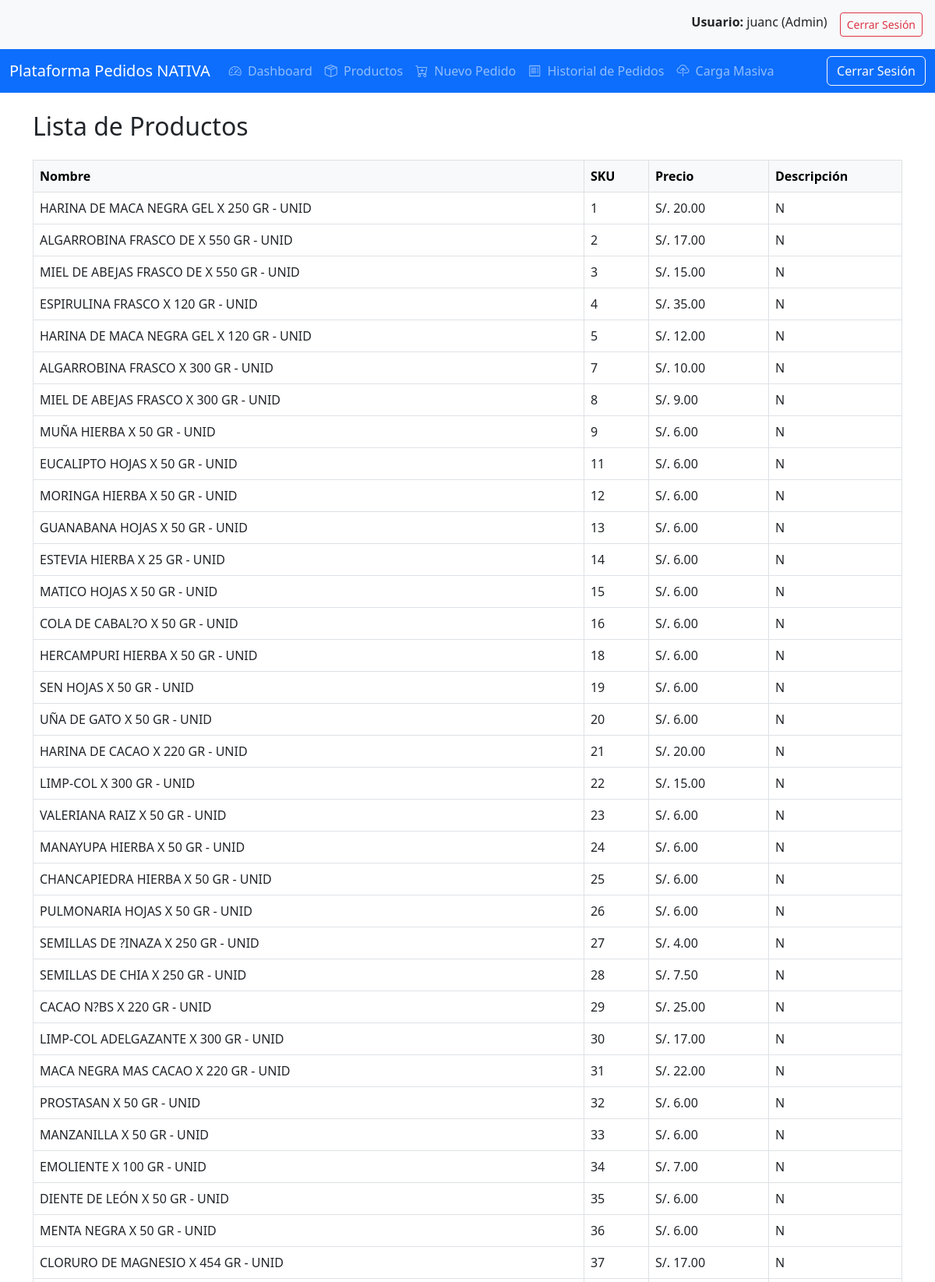
Screenshot of /productos/lista/ (signed in, upper part) with the database file from the repository.
### productos/models.py (models this page shows, shortened)
class Producto(models.Model):
    nombre = models.CharField(max_length=200)
    sku = models.CharField(max_length=50, unique=True)
    precio = models.DecimalField(max_digits=10, decimal_places=2)
    descripcion = models.TextField(blank=True, null=True)
    fecha_creacion = models.DateTimeField(auto_now_add=True)
    activo = models.BooleanField(default=True)

### productos/views.py (the view)
# urls.py: path('lista/', views.producto_lista, name='producto_lista'),
@login_required
def producto_lista(request):
    productos = Producto.objects.all()
    return render(request, 'productos/producto_lista.html', {'productos': productos})

### usuarios/templatetags/group_tags.py (called while the page is built)
@register.filter(name='has_group')
def has_group(user, group_name):
    return user.groups.filter(name=group_name).exists()

### templates/productos/producto_lista.html (shortened to what this page needs)
{% extends "base.html" %}
{% block content %}
<h2 class="mb-4">Lista de Productos</h2>
<div class="table-responsive">
    <table class="table table-bordered mb-4">
        <thead class="table-light">
            <tr>
                <th>Nombre</th>
                <th>SKU</th>
                <th>Precio</th>
                <th>Descripción</th>
            </tr>
        </thead>
        <tbody>
            {% if productos %}
                {% for producto in productos %}
                    <tr>
                        <td>{{ producto.nombre }}</td>
                        <td>{{ producto.sku }}</td>
                        <td>S/. {{ producto.precio|floatformat:2 }}</td>
                        <td>{{ producto.descripcion|default:"-" }}</td>
                    </tr>
                {% endfor %}
            {% else %}
                <tr>
                    <td colspan="4" class="text-center text-muted">No hay productos registrados.</td>
                </tr>
            {% endif %}
        </tbody>
    </table>
</div>
{% endblock %}

### templates/base.html (shortened to what this page needs)
{% load group_tags %}
<!DOCTYPE html>
<html lang="es">
<head>
    <link href="https://cdn.jsdelivr.net/npm/bootstrap@5.3.0/dist/css/bootstrap.min.css"  rel="stylesheet">
    <link rel="stylesheet" href="https://cdn.jsdelivr.net/npm/bootstrap-icons@1.11.3/font/bootstrap-icons.min.css">
</head>
<body>
<div class="d-flex justify-content-end p-3 bg-light">
    {% if user.is_authenticated %}
        <div class="me-3">
            <strong>Usuario:</strong> {{ user.username }}
            {% if user|has_group:"Vendedor" %}
                (Vendedor)
            {% elif user.is_superuser %}
                (Admin)
            {% endif %}
        </div>
        <form action="{% url 'logout' %}" method="post" class="d-inline">
            <button type="submit" class="btn btn-sm btn-outline-danger">Cerrar Sesión</button>
        </form>
    {% else %}
        <a href="{% url 'login' %}?next={{ request.path }}" class="btn btn-sm btn-outline-primary">Iniciar Sesión</a>
    {% endif %}
</div>
{% include "menu.html" %}
<div class="container mt-4">
    {% block content %}
    {% endblock %}
</div>
</body>
</html>

### rows the page displays
Producto: nombre "HARINA DE MACA NEGRA GEL X 250 GR - UNID", sku "1", precio "20.00", descripcion "N"
Producto: nombre "ALGARROBINA FRASCO DE X 550 GR - UNID", sku "2", precio "17.00", descripcion "N"
Producto: nombre "MIEL DE ABEJAS FRASCO DE X 550 GR - UNID", sku "3", precio "15.00", descripcion "N"
Producto: nombre "ESPIRULINA FRASCO X 120 GR - UNID", sku "4", precio "35.00", descripcion "N"
Producto: nombre "HARINA DE MACA NEGRA GEL X 120 GR - UNID", sku "5", precio "12.00", descripcion "N"
Producto: nombre "ALGARROBINA FRASCO X 300 GR - UNID", sku "7", precio "10.00", descripcion "N"
Producto: nombre "MIEL DE ABEJAS FRASCO X 300 GR - UNID", sku "8", precio "9.00", descripcion "N"
Producto: nombre "MUÑA HIERBA X 50 GR - UNID", sku "9", precio "6.00", descripcion "N"
Producto: nombre "EUCALIPTO HOJAS X 50 GR - UNID", sku "11", precio "6.00", descripcion "N"
Producto: nombre "MORINGA HIERBA X 50 GR - UNID", sku "12", precio "6.00", descripcion "N"
Producto: nombre "GUANABANA HOJAS X 50 GR - UNID", sku "13", precio "6.00", descripcion "N"
Producto: nombre "ESTEVIA HIERBA X 25 GR - UNID", sku "14", precio "6.00", descripcion "N"
Producto: nombre "MATICO HOJAS X 50 GR - UNID", sku "15", precio "6.00", descripcion "N"
Producto: nombre "COLA DE CABAL?O X 50 GR - UNID", sku "16", precio "6.00", descripcion "N"
Producto: nombre "HERCAMPURI HIERBA X 50 GR - UNID", sku "18", precio "6.00", descripcion "N"
Producto: nombre "SEN HOJAS X 50 GR - UNID", sku "19", precio "6.00", descripcion "N"
Producto: nombre "UÑA DE GATO X 50 GR - UNID", sku "20", precio "6.00", descripcion "N"
Producto: nombre "HARINA DE CACAO X 220 GR - UNID", sku "21", precio "20.00", descripcion "N"
Producto: nombre "LIMP-COL X 300 GR - UNID", sku "22", precio "15.00", descripcion "N"
Producto: nombre "VALERIANA RAIZ X 50 GR - UNID", sku "23", precio "6.00", descripcion "N"
Producto: nombre "MANAYUPA HIERBA X 50 GR - UNID", sku "24", precio "6.00", descripcion "N"
Producto: nombre "CHANCAPIEDRA HIERBA X 50 GR - UNID", sku "25", precio "6.00", descripcion "N"
Producto: nombre "PULMONARIA HOJAS X 50 GR - UNID", sku "26", precio "6.00", descripcion "N"
Producto: nombre "SEMILLAS DE ?INAZA X 250 GR - UNID", sku "27", precio "4.00", descripcion "N"
Producto: nombre "SEMILLAS DE CHIA X 250 GR - UNID", sku "28", precio "7.50", descripcion "N"
Producto: nombre "CACAO N?BS X 220 GR - UNID", sku "29", precio "25.00", descripcion "N"
Producto: nombre "LIMP-COL ADELGAZANTE X 300 GR - UNID", sku "30", precio "17.00", descripcion "N"
Producto: nombre "MACA NEGRA MAS CACAO X 220 GR - UNID", sku "31", precio "22.00", descripcion "N"
Producto: nombre "PROSTASAN X 50 GR - UNID", sku "32", precio "6.00", descripcion "N"
Producto: nombre "MANZANILLA X 50 GR - UNID", sku "33", precio "6.00", descripcion "N"
Producto: nombre "EMOLIENTE X 100 GR - UNID", sku "34", precio "7.00", descripcion "N"
Producto: nombre "DIENTE DE LEÓN X 50 GR - UNID", sku "35", precio "6.00", descripcion "N"
Producto: nombre "MENTA NEGRA X 50 GR - UNID", sku "36", precio "6.00", descripcion "N"
Producto: nombre "CLORURO DE MAGNESIO X 454 GR - UNID", sku "37", precio "17.00", descripcion "N"

### other values shown
{{ user.username }} "juanc"
